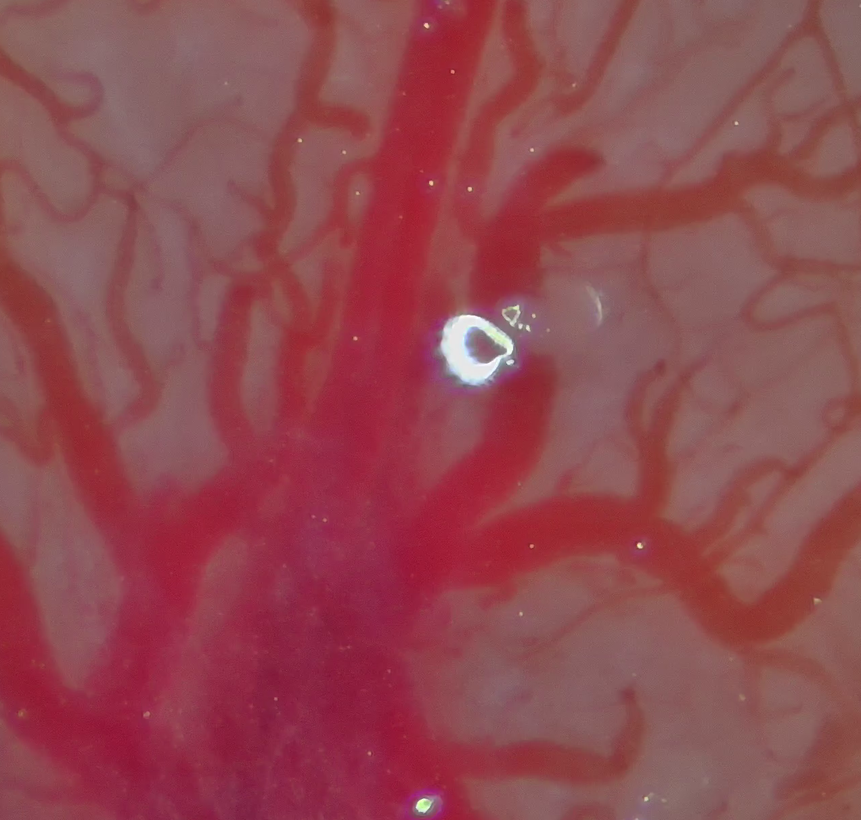
#> input picture video2/base_f00_original.tiff, 861 x 820 px, shrunk from 1272 x 1211 before the run, found by its file name
$ python vesselMap_skeleton.py   (older library calls are emulated)
#> lines starting #> are read from the running program, lines starting #| are printed output that depends on the picture; after the words box and inside, x2 and y2 are one past the last pixel; in counts of white or black regions, pixels touching at a corner belong together
import cv2
import numpy as np
import matplotlib.pyplot as plt
from skimage.filters import frangi
from skimage.morphology import skeletonize

class FullyAutomatedVesselAnalyzer:

    def assess_image_quality(self, gray):
        """이미지 품질 자동 평가"""
        contrast = gray.std()

        laplacian = cv2.Laplacian(gray, cv2.CV_64F)
        noise_estimate = np.median(np.abs(laplacian))
        snr = gray.mean() / (noise_estimate + 1e-10)

        brightness = gray.mean()

        return {
            'contrast': contrast,
            'snr': snr,
            'brightness': brightness,
            'is_low_contrast': contrast < 30,
            'is_noisy': snr < 10,
            'is_dark': brightness < 80,
            'is_bright': brightness > 180
        }

    def estimate_vessel_scale(self, gray):
        """혈관 반경 자동 추정"""
        sigmas = np.arange(1, 16, 2)
        vesselness = frangi(gray, sigmas=sigmas, black_ridges=True)

        mask = vesselness > np.percentile(vesselness, 85)
        if np.count_nonzero(mask) < 100:
            return 5

        radius_map = np.argmax(
            np.stack([frangi(gray, sigmas=[s], black_ridges=True) for s in sigmas]),
            axis=0
        )

        median_radius = np.median(radius_map[mask])
        return max(2, int(median_radius))

    def get_auto_roi(self, raw, vessel_radius):
        """ROI 자동 검출"""
        lab = cv2.cvtColor(raw, cv2.COLOR_BGR2Lab)
        a = lab[:,:,1]

        blur_size = int(6 * vessel_radius) | 1
        blur = cv2.GaussianBlur(a, (blur_size, blur_size), 0)

        _, mask = cv2.threshold(blur, 0, 255, cv2.THRESH_BINARY + cv2.THRESH_OTSU)

        k = int(4 * vessel_radius)
        kernel = np.ones((k, k), np.uint8)
        mask = cv2.morphologyEx(mask, cv2.MORPH_CLOSE, kernel)

        cnts,_ = cv2.findContours(mask, cv2.RETR_EXTERNAL, cv2.CHAIN_APPROX_SIMPLE)
        if not cnts:
            return None

        hull = cv2.convexHull(max(cnts, key=cv2.contourArea))
        roi = np.zeros(raw.shape[:2], np.uint8)
        cv2.drawContours(roi, [hull], -1, 255, -1)

        return roi

    def get_adaptive_params(self, quality_metrics, vessel_radius, attempt=0):
        """품질 지표에 따라 파라미터 자동 설정 (더 보수적)"""
        params = {
            'clahe_clip': 2.5,  # 약간 증가
            'vessel_percentile': 88,  # 더 엄격하게 (이전 85)
            'thresh_coef': 0.3,  # 더 보수적 (이전 0.4)
            'morph_scale': 1.2,  # 감소 (이전 1.5)
            'morph_iterations': max(1, vessel_radius // 3)  # 감소
        }

        # 대비 낮음
        if quality_metrics['is_low_contrast']:
            params['clahe_clip'] = 3.5
            params['thresh_coef'] = 0.4

        # 노이즈 많음
        if quality_metrics['is_noisy']:
            params['vessel_percentile'] = 92  # 더 엄격
            params['morph_scale'] = 1.5

        # 어두움
        if quality_metrics['is_dark']:
            params['clahe_clip'] += 0.5
            params['thresh_coef'] = 0.35

        # 밝음
        if quality_metrics['is_bright']:
            params['thresh_coef'] = 0.25

        # 재시도 시 파라미터 조정
        if attempt == 1:
            params['thresh_coef'] += 0.05
            params['vessel_percentile'] -= 2
        elif attempt == 2:
            params['thresh_coef'] += 0.1
            params['vessel_percentile'] -= 5

        return params

    def validate_vessel_extraction(self, vessel_map, roi):
        """혈관 추출 결과 검증 (더 엄격한 기준)"""
        roi_area = np.count_nonzero(roi)
        vessel_area = np.count_nonzero(vessel_map)
        vessel_ratio = vessel_area / roi_area if roi_area > 0 else 0

        # 더 좁은 정상 범위
        if vessel_ratio < 0.08:  # 8% 미만 (이전 5%)
            return 'under', vessel_ratio
        elif vessel_ratio > 0.25:  # 25% 초과 (이전 40%)
            return 'over', vessel_ratio
        else:
            return 'ok', vessel_ratio

    def extract_vessels_multiscale(self, enhanced, roi, vessel_radius, params):
        """다중 스케일 혈관 검출 및 통합 (보수적 접근)"""

        # 1. 굵은/중간 혈관 먼저 검출 (높은 신뢰도)
        medium_sigmas = range(3, 10, 2)
        medium_frangi = frangi(enhanced, sigmas=medium_sigmas, black_ridges=True)

        thick_sigmas = range(8, 16, 3)
        thick_frangi = frangi(enhanced, sigmas=thick_sigmas, black_ridges=True)

        # 주요 혈관 마스크 (높은 임계값)
        main_vessels_mask = (medium_frangi > np.percentile(medium_frangi[roi > 0], 88)) | \
                           (thick_frangi > np.percentile(thick_frangi[roi > 0], 90))

        # 2. 밝기 기반 필터링 (혈관은 어두워야 함)
        roi_pixels = enhanced[roi > 0]
        intensity_threshold = np.percentile(roi_pixels, 40)  # 하위 40%만
        dark_mask = enhanced < intensity_threshold

        # 3. Frangi + 밝기 조건 동시 만족
        vessel_candidates = main_vessels_mask & dark_mask

        # 4. 미세혈관은 주요 혈관 근처에서만 검출
        fine_sigmas = range(1, 4, 1)
        fine_frangi = frangi(enhanced, sigmas=fine_sigmas, black_ridges=True)

        # 주요 혈관 확장 (근처 영역)
        kernel_dilate = cv2.getStructuringElement(cv2.MORPH_ELLIPSE,
                                                   (vessel_radius * 3, vessel_radius * 3))
        vessel_vicinity = cv2.dilate(vessel_candidates.astype(np.uint8), kernel_dilate)

        # 근처에서만 미세혈관 검출
        fine_mask = (fine_frangi > np.percentile(fine_frangi[roi > 0], 92)) & \
                    (vessel_vicinity > 0) & dark_mask

        # 5. 통합 (보수적)
        combined = vessel_candidates | fine_mask

        return (combined * 255).astype(np.uint8)

    def fill_vessel_holes(self, binary):
        """굵은 혈관 내부 구멍 채우기"""
        # Flood fill from edges to find interior holes
        h, w = binary.shape
        filled = binary.copy()
        mask = np.zeros((h + 2, w + 2), np.uint8)

        # Invert to find holes
        inverted = cv2.bitwise_not(binary)

        # Fill from border (background)
        cv2.floodFill(inverted, mask, (0, 0), 255)

        # Invert back - holes are now filled
        inverted = cv2.bitwise_not(inverted)

        # Combine with original
        filled = cv2.bitwise_or(binary, inverted)

        return filled

    def connect_broken_vessels(self, binary, vessel_radius):
        """끊어진 혈관 연결 및 노이즈 제거 (강화)"""

        # 1. 형태학적 Opening으로 작은 노이즈 먼저 제거
        kernel_open = cv2.getStructuringElement(cv2.MORPH_ELLIPSE, (2, 2))
        opened = cv2.morphologyEx(binary, cv2.MORPH_OPEN, kernel_open, iterations=1)

        # 2. 작은 구멍 채우기
        kernel_small = cv2.getStructuringElement(cv2.MORPH_ELLIPSE, (3, 3))
        closed = cv2.morphologyEx(opened, cv2.MORPH_CLOSE, kernel_small, iterations=2)

        # 3. 중간 크기 간격 연결
        kernel_medium = cv2.getStructuringElement(cv2.MORPH_ELLIPSE,
                                                   (max(3, vessel_radius // 2),
                                                    max(3, vessel_radius // 2)))
        closed = cv2.morphologyEx(closed, cv2.MORPH_CLOSE, kernel_medium, iterations=1)

        # 4. 연결된 성분 분석 (노이즈 제거)
        num_labels, labels, stats, centroids = cv2.connectedComponentsWithStats(closed, connectivity=8)

        # 면적 기준으로 노이즈 제거 (더 엄격하게)
        total_area = closed.shape[0] * closed.shape[1]
        min_area = max(50, total_area * 0.0002)  # 최소 50픽셀 또는 0.02%

        cleaned = np.zeros_like(closed)
        for i in range(1, num_labels):
            area = stats[i, cv2.CC_STAT_AREA]
            if area >= min_area:
                cleaned[labels == i] = 255

        # 5. 굵은 혈관 내부 채우기 (선택적)
        filled = self.fill_vessel_holes(cleaned)

        # 6. 최종 Smoothing (경계 부드럽게)
        kernel_smooth = cv2.getStructuringElement(cv2.MORPH_ELLIPSE, (2, 2))
        smoothed = cv2.morphologyEx(filled, cv2.MORPH_CLOSE, kernel_smooth, iterations=1)

        return smoothed

    def extract_vessels_with_params(self, raw, roi, vessel_radius, params):
        """주어진 파라미터로 혈관 추출 (다중 스케일 + 연결성 보완)"""
        gray = cv2.cvtColor(raw, cv2.COLOR_BGR2GRAY)
        masked = cv2.bitwise_and(gray, gray, mask=roi)

        tile_size = max(8, vessel_radius * 2)
        clahe = cv2.createCLAHE(
            clipLimit=params['clahe_clip'],
            tileGridSize=(tile_size, tile_size)
        )
        enhanced = clahe.apply(masked)

        # 다중 스케일 혈관 검출
        multi_scale_binary = self.extract_vessels_multiscale(enhanced, roi, vessel_radius, params)

        # 연결성 보완 및 노이즈 제거
        connected = self.connect_broken_vessels(multi_scale_binary, vessel_radius)

        # ROI 내부만 유지
        final = cv2.bitwise_and(connected, connected, mask=roi)

        return final

    def get_adaptive_vessels(self, raw, roi, vessel_radius, quality_metrics):
        """자동 재시도 메커니즘을 포함한 혈관 추출"""
        max_attempts = 3
        best_vessel = None
        best_params = None
        best_score = float('inf')

        for attempt in range(max_attempts):
            params = self.get_adaptive_params(quality_metrics, vessel_radius, attempt)
            vessel = self.extract_vessels_with_params(raw, roi, vessel_radius, params)

            status, ratio = self.validate_vessel_extraction(vessel, roi)

            # 최적 비율(15%)과의 거리로 점수 계산
            score = abs(ratio - 0.15)

            if score < best_score:
                best_score = score
                best_vessel = vessel
                best_params = params

            if status == 'ok':
                print(f"✓ 시도 {attempt+1}: 성공 (혈관 비율: {ratio:.1%})")
                return vessel, params, True
            else:
                print(f"⚠ 시도 {attempt+1}: {status} (혈관 비율: {ratio:.1%})")

        print(f"→ 최선의 결과 사용 (혈관 비율: {best_score+0.15:.1%})")
        return best_vessel, best_params, False

    def analyze(self, img_path):
        """전체 파이프라인"""
        raw = cv2.imread(img_path)
#> raw is the input picture: shape (820, 861, 3); mean B, G, R 80.6, 73.3, 144.3
        if raw is None:
            print("❌ 이미지 로드 실패")
            return

        gray = cv2.cvtColor(raw, cv2.COLOR_BGR2GRAY)

        # 1. 이미지 품질 평가
        quality = self.assess_image_quality(gray)
#> in assess_image_quality, `contrast = gray.std()`: contrast = 16.63
#> in assess_image_quality, `noise_estimate = np.median(np.abs(laplacian))`: noise_estimate = 3
#> in assess_image_quality, `snr = gray.mean() / (noise_estimate + 1e-10)`: snr = 31.77
#> in assess_image_quality, `brightness = gray.mean()`: brightness = 95.31
#> quality = {'contrast': 16.63, 'snr': 31.77, 'brightness': 95.31, 'is_low_contrast': True, 'is_noisy': False, 'is_dark': False, 'is_bright': False}
        print(f"\n📊 이미지 품질 분석:")
        print(f"  - 대비: {quality['contrast']:.1f} {'(낮음)' if quality['is_low_contrast'] else '(양호)'}")
#|   - 대비: 16.6 (낮음)
        print(f"  - SNR: {quality['snr']:.1f} {'(노이즈 많음)' if quality['is_noisy'] else '(양호)'}")
#|   - SNR: 31.8 (양호)
        print(f"  - 밝기: {quality['brightness']:.1f}")
#|   - 밝기: 95.3

        # 2. 혈관 반경 추정
        vessel_radius = self.estimate_vessel_scale(gray)
#> in estimate_vessel_scale, `mask = vesselness > np.percentile(vesselness, 85)`:
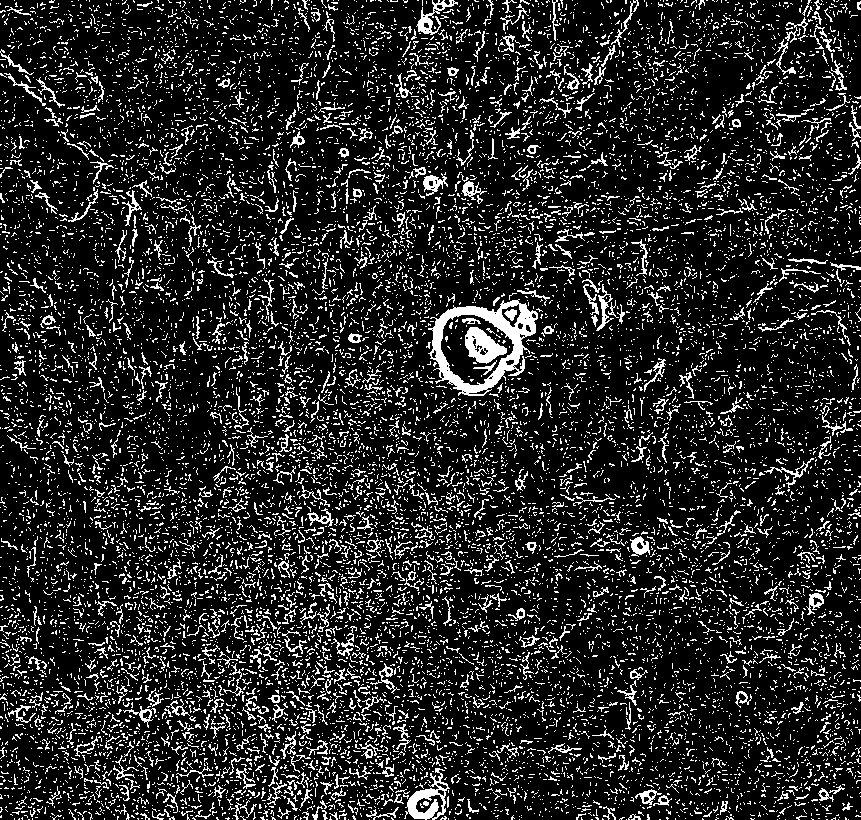
#> mask: shape (820, 861) bool; 15% white in thin lines or dots
#> in estimate_vessel_scale, `radius_map = np.argmax( np.stack([frangi(gray, sigmas=[s], black_ridge..`:
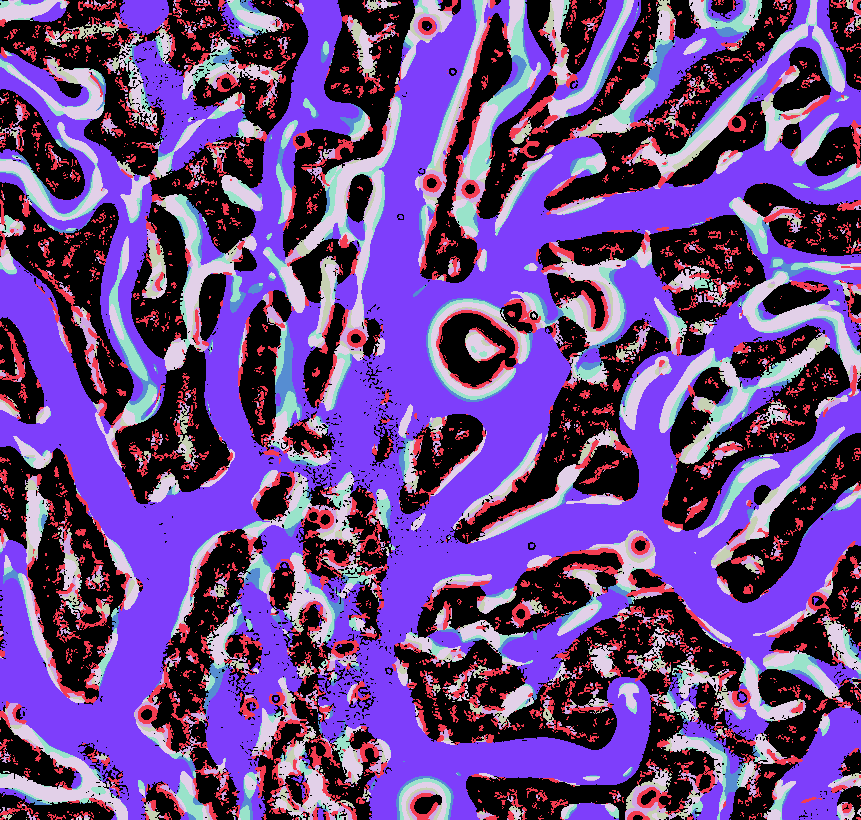
#> radius_map: shape (820, 861) int64; 8 distinct labels, from 0 to 7; one colour per label, 0 black
#> in estimate_vessel_scale, `median_radius = np.median(radius_map[mask])`: median_radius = 4
#> vessel_radius = 4
        print(f"\n🔍 자동 추정 혈관 반경: {vessel_radius}px")
#| 🔍 자동 추정 혈관 반경: 4px

        # 3. ROI 검출
        roi = self.get_auto_roi(raw, vessel_radius)
#> in get_auto_roi, `a = lab[:,:,1]`:
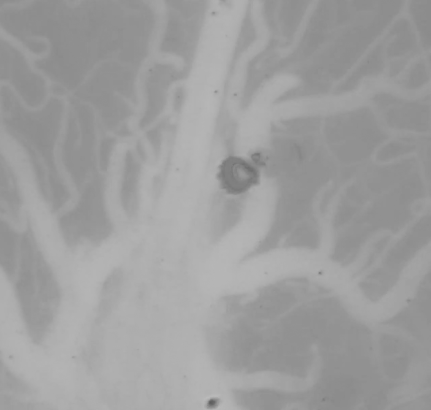
#> a: shape (820, 861) (shown at 1/2 size); min 92, max 188, mean 157.9
#> in get_auto_roi, `blur_size = int(6 * vessel_radius) | 1`: blur_size = 25
#> in get_auto_roi, `k = int(4 * vessel_radius)`: k = 16
#> in get_auto_roi, `cnts,_ = cv2.findContours(mask, cv2.RETR_EXTERNAL, cv2.CHAIN_APPROX_SI..`: cnts = 2 contours; box (x1, y1, x2, y2) and area: (0, 0, 847, 820) 285896, (311, 0, 331, 29) 404
#> in get_auto_roi, `hull = cv2.convexHull(max(cnts, key=cv2.contourArea))`: hull = contour of 19 points, box (x1, y1, x2, y2) (0, 0, 847, 820), area 534050
#> in get_auto_roi, `cv2.drawContours(roi, [hull], -1, 255, -1)`:
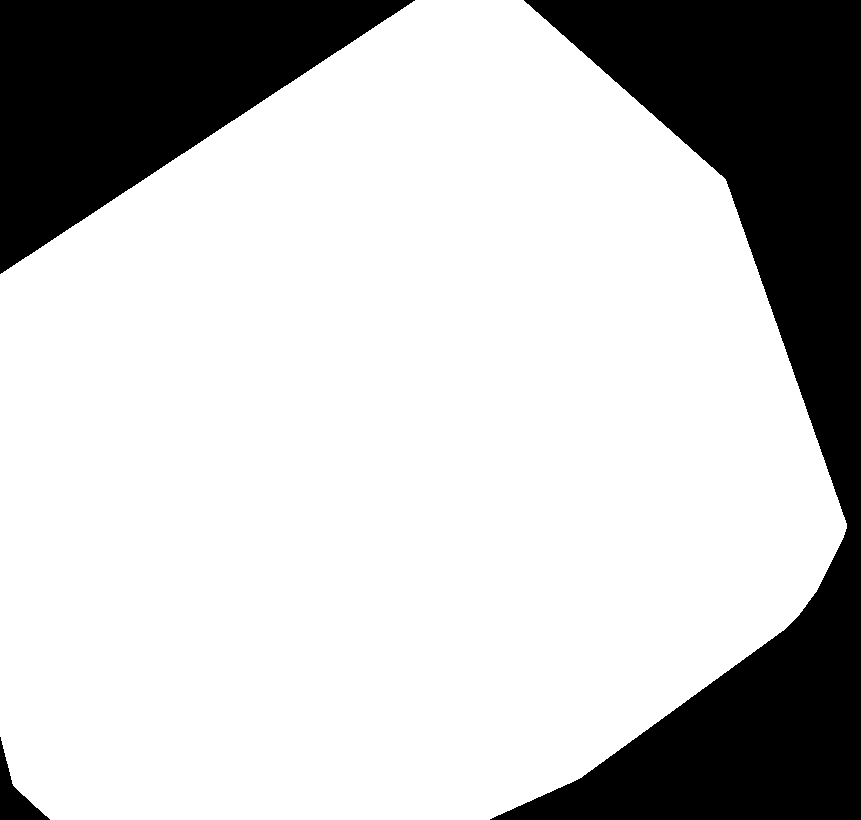
#> roi: shape (820, 861); 75.8% white; 3 black regions, box (x1, y1, x2, y2) and area: (490, 0, 861, 820) 112340, (0, 0, 415, 274) 56992, (0, 737, 50, 820) 1408
        if roi is None:
            print("❌ ROI 검출 실패")
            return

        # 4. 적응적 혈관 추출
        print(f"\n🎯 혈관 추출 시도:")
        vessel, params, success = self.get_adaptive_vessels(raw, roi, vessel_radius, quality)
#> the loop in get_adaptive_vessels, `for attempt in range(max_attempts):` made 1 pass
#> (tile_size in extract_vessels_with_params, roi_area in validate_vessel_extraction, vessel_area in validate_vessel_extraction, vessel_ratio in validate_vessel_extraction, status) on pass 1: (8, 535280, 63199, 0.118, 'ok')
#> (printed output is left out)
#> pass 1, in extract_vessels_with_params, `masked = cv2.bitwise_and(gray, gray, mask=roi)`:
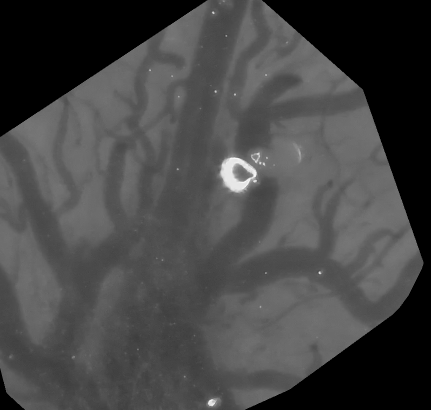
#> masked: shape (820, 861) (shown at 1/2 size); min 0, max 255, mean 69.8
#> after the loop in get_adaptive_vessels, `for attempt in range(max_attempts):`:
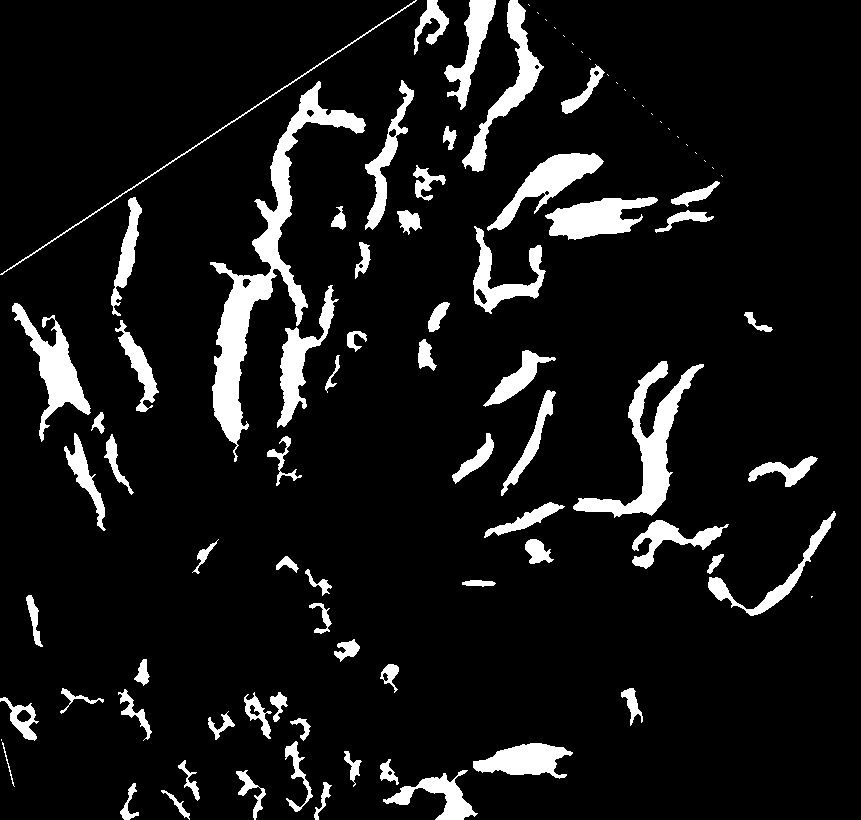
#> best_vessel: shape (820, 861); 9% white; 92 white regions (24 under 20 px), largest, box (x1, y1, x2, y2) and area: (210, 81, 366, 462) 9480, (573, 361, 704, 518) 4859, (12, 303, 91, 442) 3154
#> after the loop in get_adaptive_vessels, `for attempt in range(max_attempts):`: best_score = 0.0319
#> params = {'clahe_clip': 3.5, 'vessel_percentile': 88, 'thresh_coef': 0.4, 'morph_scale': 1.2, 'morph_iterations': 1}; success = True

        print(f"\n⚙️ 최종 사용 파라미터:")
        for k, v in params.items():
            print(f"  - {k}: {v}")
#> this loop made 5 passes
#> (k, v) on passes 1 to 5: ('clahe_clip', 3.5), ('vessel_percentile', 88), ('thresh_coef', 0.4), ('morph_scale', 1.2), ('morph_iterations', 1)
#> (printed output is left out)

        # 5. 골격화
        skeleton = skeletonize(vessel > 0).astype(np.uint8) * 255
#> skeleton: shape (820, 861); 1% white in thin lines or dots

        # 6. 시각화
        plt.figure(figsize=(18, 6))

        plt.subplot(1, 3, 1)
        plt.imshow(cv2.cvtColor(raw, cv2.COLOR_BGR2RGB))
        plt.title("Original Image")
        plt.axis('off')

        plt.subplot(1, 3, 2)
        plt.imshow(vessel, cmap='gray')
        plt.title(f"Vessel Map {'✓' if success else '⚠'}")
        plt.axis('off')

        plt.subplot(1, 3, 3)
        plt.imshow(skeleton, cmap='gray')
        plt.title("Skeleton")
        plt.axis('off')

        plt.tight_layout()
        plt.show()
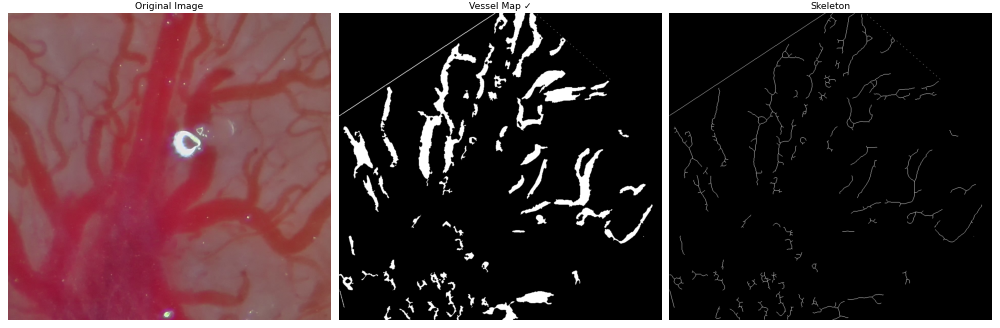
#> figure drawn by matplotlib, 3 panels


if __name__ == "__main__":
    analyzer = FullyAutomatedVesselAnalyzer()
    img_path = r"D:\VIDEO\M-24\final_roi_um2_no_crop\result_2153.12um_2049.87um_1_52\Baseline_ROI\base_f00_original.tiff"
    analyzer.analyze(img_path)
